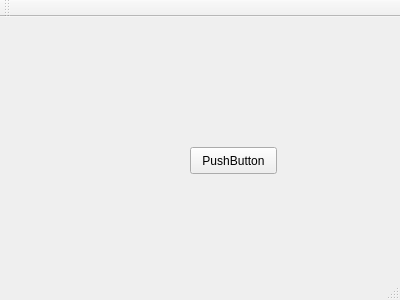
<?xml version="1.0" encoding="UTF-8"?>
<ui version="4.0">
 <class>MainWindow</class>
 <widget class="QMainWindow" name="MainWindow">
  <property name="geometry">
   <rect>
    <x>0</x>
    <y>0</y>
    <width>400</width>
    <height>300</height>
   </rect>
  </property>
  <property name="windowTitle">
   <string>MainWindow</string>
  </property>
  <widget class="QWidget" name="centralWidget">
   <widget class="QPushButton" name="pushButton">
    <property name="geometry">
     <rect>
      <x>190</x>
      <y>130</y>
      <width>87</width>
      <height>27</height>
     </rect>
    </property>
    <property name="text">
     <string>PushButton</string>
    </property>
   </widget>
  </widget>
  <widget class="QMenuBar" name="menuBar">
   <property name="geometry">
    <rect>
     <x>0</x>
     <y>0</y>
     <width>400</width>
     <height>25</height>
    </rect>
   </property>
  </widget>
  <widget class="QToolBar" name="mainToolBar">
   <attribute name="toolBarArea">
    <enum>TopToolBarArea</enum>
   </attribute>
   <attribute name="toolBarBreak">
    <bool>false</bool>
   </attribute>
  </widget>
  <widget class="QStatusBar" name="statusBar"/>
 </widget>
 <layoutdefault spacing="6" margin="11"/>
 <resources/>
 <connections/>
</ui>
